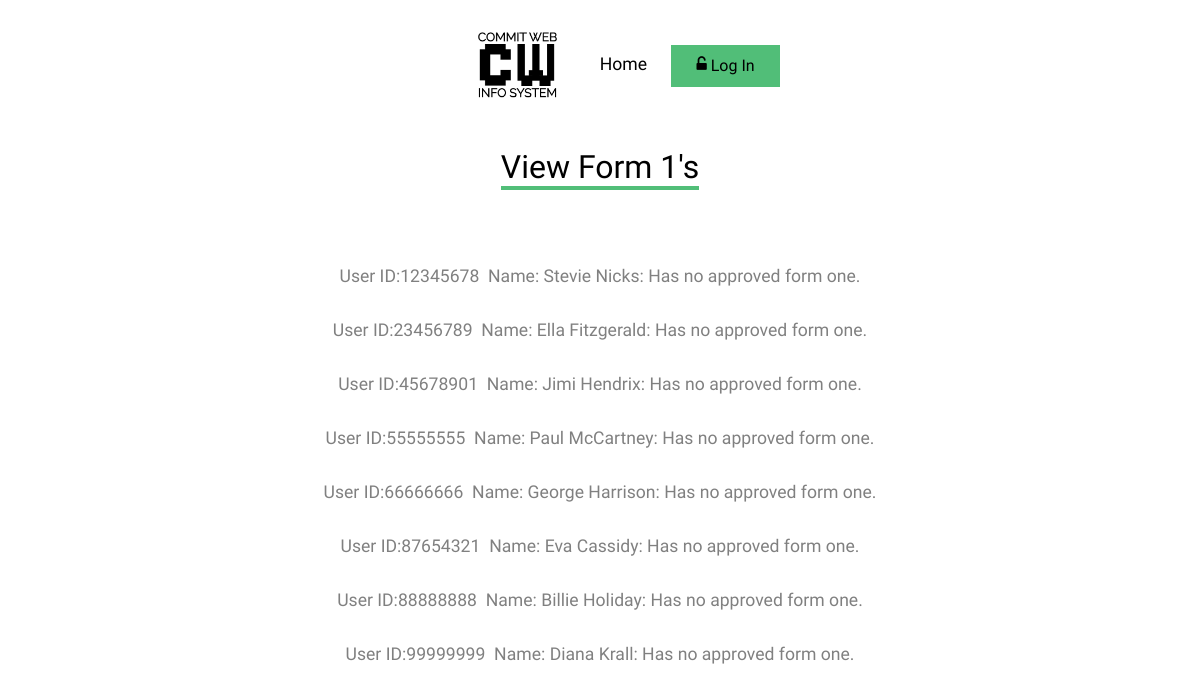
The page /viewform1.php on the database its author committed.
### tables this page shows
create table student(
u_id int NOT NULL,
fname varchar(20) NOT NULL,
lname varchar(20) NOT NULL,
addr varchar(50) NOT NULL,
email varchar(30) NOT NULL,
major varchar(20) NOT NULL,
degree varchar(3),
gpa decimal(3,2),
gradapp int,
form1status int,
advisor int,
primary key (u_id),
foreign key (u_id) references users(id)
);

### viewform1.php (the view, shortened to what this page needs)
<?php
require_once('header.php');
if($_SESSION['acc_type'] < 5) {
        ?>
        <div class="site-section">
      			<div class="container">
			        <div class="row mb-4 justify-content-center text-center">
          				<div class="col-lg-4 mb-4">
            				        <h2 class="section-title-underline mb-4">
              				        <span>View Form 1's</span>
            				        </h2>
          				</div>
                                </div>
                <?php
                echo '<table class="table">';
                if($_SESSION['acc_type'] == 4)
                        $query = "SELECT * FROM student s WHERE advisor='" . $_SESSION['user_id'] . "'";
                else if (($_SESSION['acc_type'] < 4))
                        $query = "SELECT * FROM student";
                $dbc = mysqli_connect(DB_HOST, DB_USER, DB_PASSWORD, DB_NAME);
                $data = mysqli_query($dbc, $query);
                while($uid = mysqli_fetch_array($data)){
                        echo '<div class="row mb-4 justify-content-center text-center">';
                        echo "User ID:".$uid['u_id']." &nbsp;Name: " . $uid['fname'] . " " . $uid['lname'];
                        $query = "SELECT * FROM form1 f, catalog c WHERE c.c_no = f.cno AND f.dept = c.department AND f.f1_id='" . $uid['u_id'] . "'";
                        $dbc1 = mysqli_connect(DB_HOST, DB_USER, DB_PASSWORD, DB_NAME);
                        $data1 = mysqli_query($dbc1, $query);
                	if ( mysqli_num_rows($data1) >0) {
                                echo '<th>Department</th><th>Course Number</th><th>Course Title</th><th>Credits</th></tr>';
                                while($row = mysqli_fetch_array($data1)) {
                                                echo "<tr><td>".$row['dept'] . "</td><td>".  $row['cno'] . "</td><td>".  $row['title'] . "</td><td>".  $row['credits'] ."</td></tr>";
                                }
                                echo '<br>';
                        }
                        else{
                         echo ": Has no approved form one. <br />";
                        }
                        echo '</div>';
                }
}
echo '</table>';
?>

### css/style.css (style rules this page uses)
body { line-height: 1.7; color: gray; font-weight: 300; font-size: 1.1rem; }
h1, h2, h3, h4, h5, .h1, .h2, .h3, .h4, .h5 { font-family: "Muli", -apple-system, BlinkMacSystemFont, "Segoe UI", Roboto, "Helvetica Neue", Arial, sans-serif, "Apple Color Emoji", "Segoe UI Emoji", "Segoe UI Symbol", "Noto Color Emoji"; }
.site-section { padding: 2.5em 0; }
@media (min-width: 768px) { .site-section { padding: 5em 0; } }
.section-title-underline { color: #000; }
.section-title-underline span { display: inline-block; border-bottom: 4px solid #51be78; }

### rows shown on the page
student: u_id "12345678", fname "Stevie", lname "Nicks"
student: u_id "23456789", fname "Ella", lname "Fitzgerald"
student: u_id "45678901", fname "Jimi", lname "Hendrix"
student: u_id "55555555", fname "Paul", lname "McCartney"
student: u_id "66666666", fname "George", lname "Harrison"
student: u_id "87654321", fname "Eva", lname "Cassidy"
student: u_id "88888888", fname "Billie", lname "Holiday"
student: u_id "99999999", fname "Diana", lname "Krall"
